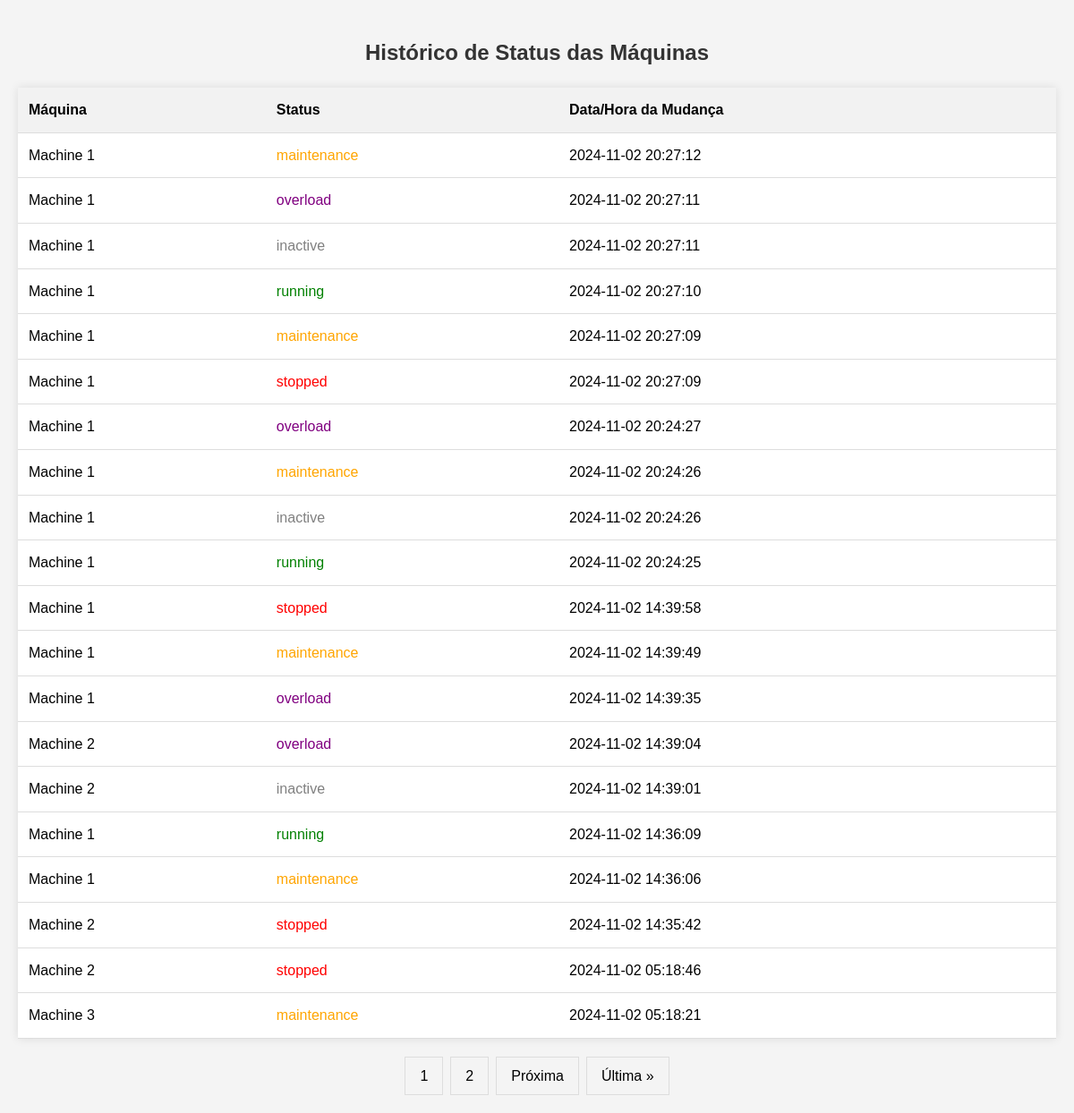
The page /backend/status_history.php on the database its author committed.
### tables this page shows
CREATE TABLE IF NOT EXISTS `status_history` (
  `id` int NOT NULL AUTO_INCREMENT,
  `machine_id` int NOT NULL,
  `status` enum('running','stopped','maintenance','inactive','overload','morra') NOT NULL,
  `changed_at` timestamp NULL DEFAULT CURRENT_TIMESTAMP,
  PRIMARY KEY (`id`),
  KEY `machine_id` (`machine_id`),
  CONSTRAINT `status_history_ibfk_1` FOREIGN KEY (`machine_id`) REFERENCES `machines` (`id`)
);

CREATE TABLE IF NOT EXISTS `machines` (
  `id` int NOT NULL AUTO_INCREMENT,
  `name` varchar(100) NOT NULL,
  `status` enum('running','stopped','maintenance','inactive','overload','morra') NOT NULL,
  `last_updated` timestamp NULL DEFAULT CURRENT_TIMESTAMP ON UPDATE CURRENT_TIMESTAMP,
  PRIMARY KEY (`id`)
);

### backend/status_history.php (the view, shortened to what this page needs)
<?php
include_once('conexao.php');
$registros_por_pagina = 20;
$pagina_atual = isset($_GET['pagina']) ? (int)$_GET['pagina'] : 1;
$offset = ($pagina_atual - 1) * $registros_por_pagina;
$sql_count = "SELECT COUNT(*) as total FROM status_history";
$result_count = $conn->query($sql_count);
$row_count = $result_count->fetch_assoc();
$total_registros = $row_count['total'];
$total_paginas = ceil($total_registros / $registros_por_pagina);
$sql = "SELECT sh.*, m.name as machine_name
        FROM status_history sh
        JOIN machines m ON sh.machine_id = m.id
        ORDER BY sh.changed_at DESC
        LIMIT $offset, $registros_por_pagina";
$result = $conn->query($sql);
?>
<!DOCTYPE html>
<html lang="pt-br">
<head>
</head>
<body>
    <h2>Histórico de Status das Máquinas</h2>
    <table>
        <tr>
            <th>Máquina</th>
            <th>Status</th>
            <th>Data/Hora da Mudança</th>
        </tr>
        <?php
        if ($result->num_rows > 0) {
            while($row = $result->fetch_assoc()) {
                echo "<tr>";
                echo "<td>" . htmlspecialchars($row["machine_name"]) . "</td>";
                echo "<td class='status-" . $row["status"] . "'>" . htmlspecialchars($row["status"]) . "</td>";
                echo "<td>" . htmlspecialchars($row["changed_at"]) . "</td>";
                echo "</tr>";
            }
        } else {
            echo "<tr><td colspan='3'>Nenhum registro encontrado</td></tr>";
        }
        ?>
    </table>
    <div class="pagination">
        <?php
        $range = 2;
        for ($i = max(1, $pagina_atual - $range); $i <= min($total_paginas, $pagina_atual + $range); $i++) {
            if ($i == $pagina_atual) {
                echo "<span class='active'>$i</span>";
            } else {
                echo "<a href='?pagina=$i'>$i</a>";
            }
        }
        if ($pagina_atual < $total_paginas) {
            echo "<a href='?pagina=" . ($pagina_atual + 1) . "'>Próxima</a>";
            echo "<a href='?pagina=$total_paginas'>Última &raquo;</a>";
        }
        ?>
    </div>
</body>
</html>

### backend/status_history.php (style rules this page uses)
body { font-family: Arial, sans-serif; line-height: 1.6; margin: 0; padding: 20px; background-color: #f4f4f4; }
h2 { color: #333; text-align: center; }
table { width: 100%; border-collapse: collapse; margin-top: 20px; background-color: #fff; box-shadow: 0 0 10px rgba(0, 0, 0, 0.1); }
th, td { padding: 12px; text-align: left; border-bottom: 1px solid #ddd; }
th { background-color: #f2f2f2; font-weight: bold; }
.status-running { color: green; }
.status-stopped { color: red; }
.status-maintenance { color: orange; }
.status-inactive { color: gray; }
.status-overload { color: purple; }
.pagination { display: flex; justify-content: center; margin-top: 20px; }
.pagination a, .pagination span { color: black; float: left; padding: 8px 16px; text-decoration: none; transition: background-color .3s; border: 1px solid #ddd; margin: 0 4px; }

### rows shown on the page
status_history: machine.name "Machine 1", status "maintenance", changed_at "2024-11-02 20:27:12"
status_history: machine.name "Machine 1", status "overload", changed_at "2024-11-02 20:27:11"
status_history: machine.name "Machine 1", status "inactive", changed_at "2024-11-02 20:27:11"
status_history: machine.name "Machine 1", status "running", changed_at "2024-11-02 20:27:10"
status_history: machine.name "Machine 1", status "maintenance", changed_at "2024-11-02 20:27:09"
status_history: machine.name "Machine 1", status "stopped", changed_at "2024-11-02 20:27:09"
status_history: machine.name "Machine 1", status "overload", changed_at "2024-11-02 20:24:27"
status_history: machine.name "Machine 1", status "maintenance", changed_at "2024-11-02 20:24:26"
status_history: machine.name "Machine 1", status "inactive", changed_at "2024-11-02 20:24:26"
status_history: machine.name "Machine 1", status "running", changed_at "2024-11-02 20:24:25"
status_history: machine.name "Machine 1", status "stopped", changed_at "2024-11-02 14:39:58"
status_history: machine.name "Machine 1", status "maintenance", changed_at "2024-11-02 14:39:49"
status_history: machine.name "Machine 1", status "overload", changed_at "2024-11-02 14:39:35"
status_history: machine.name "Machine 2", status "overload", changed_at "2024-11-02 14:39:04"
status_history: machine.name "Machine 2", status "inactive", changed_at "2024-11-02 14:39:01"
status_history: machine.name "Machine 1", status "running", changed_at "2024-11-02 14:36:09"
status_history: machine.name "Machine 1", status "maintenance", changed_at "2024-11-02 14:36:06"
status_history: machine.name "Machine 2", status "stopped", changed_at "2024-11-02 14:35:42"
status_history: machine.name "Machine 2", status "stopped", changed_at "2024-11-02 05:18:46"
status_history: machine.name "Machine 3", status "maintenance", changed_at "2024-11-02 05:18:21"
